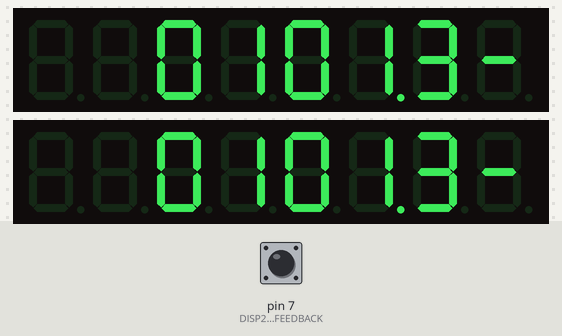
Simulated run of this sketch. Board: Arduino Uno, built with avr-gcc and run on an emulated ATmega328P. Parts: 2 × 8-digit seven-segment display. Inputs (shaded band) come from the test bench; at power-on: pin 7 (DISP2_CS_FEEDBACK) LOW. What the sketch prints to the serial monitor is not drawn.

Above: at 5.24 s.
5.5 s: pin 7 (DISP2_CS_FEEDBACK) driven HIGH
At 5.84 s:
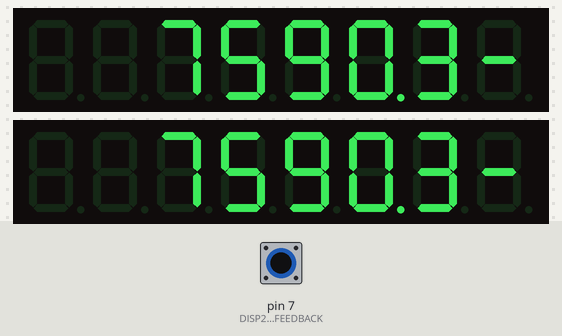
7.1 s: pin 7 (DISP2_CS_FEEDBACK) driven LOW
At 7.35 s:
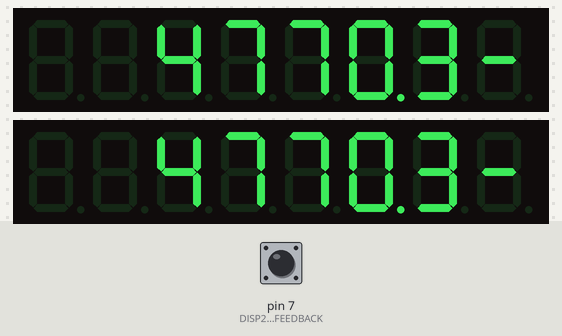
8.7 s: pin 7 (DISP2_CS_FEEDBACK) driven HIGH
At 8.88 s:
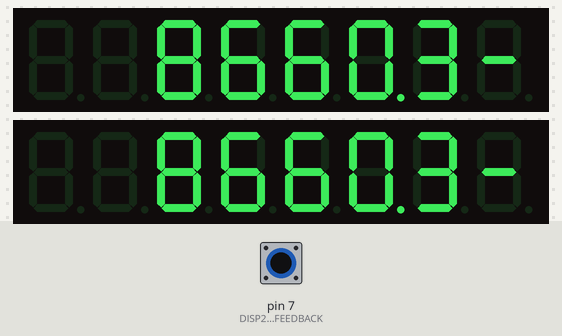
10.2 s: pin 7 (DISP2_CS_FEEDBACK) driven LOW
At 10.39 s:
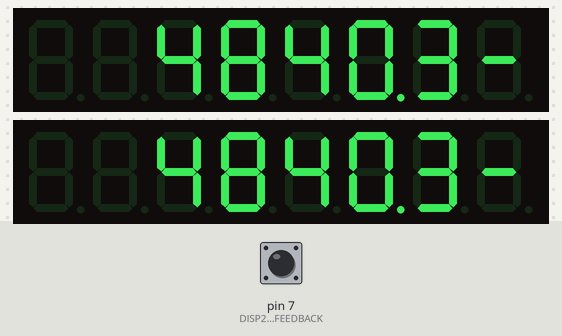
11.7 s: pin 7 (DISP2_CS_FEEDBACK) pulsed HIGH 2 times (0.12 s each, 0.3 s apart)
At 11.92 s:
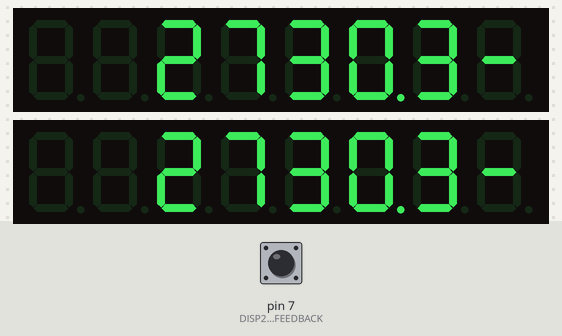
13.8 s: pin 7 (DISP2_CS_FEEDBACK) pulsed HIGH 5 times (0.12 s each, 0.3 s apart)
At 14.05 s:
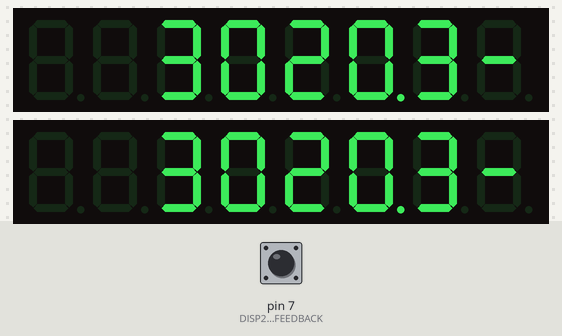

The sketch:

TEST_Display_Daisy.ino
```cpp
#include <max7219.h>

// CLK -> D10
// CS -> D11
// DIN -> D12

MAX7219 disp1(8,9,10);
MAX7219 disp2(11,12,13);
String dash = "-";
int i = 100000;
unsigned long startTime;
int aliveCaller = 0;

#define DISP2_CS_FEEDBACK 7
#define DISP2_CS_FEEDBACK_SEND 6

bool isDisplay2Alive(int callID) {
  if (digitalRead(DISP2_CS_FEEDBACK) == HIGH) {
    return true;
  } else {
    Serial.println("Disconnected");
    if (callID == 0) {
      startTime = millis();
    }
    return false;
  }
}

void display(String text, int dec) {
  while (text.length() < 6){
    text = " " + text;
  }
  disp1.DisplayChar(0, text[0], 0);
  disp1.DisplayChar(1, text[1], 0);
  disp1.DisplayChar(2, text[2], dec);
  disp1.DisplayChar(3, text[3], 0);
  disp1.DisplayChar(4, text[4], 0);
  disp1.DisplayChar(5, text[5], 0);

  disp2.DisplayChar(0, text[0], 0);
  disp2.DisplayChar(1, text[1], 0);
  disp2.DisplayChar(2, text[2], dec);
  disp2.DisplayChar(3, text[3], 0);
  disp2.DisplayChar(4, text[4], 0);
  disp2.DisplayChar(5, text[5], 0);

}

void start() {
  for (int i = 0; i < 6; i++) {
    for (int i = 0; i < 6; i++) {
      display(dash, 0);
      delay(40);
      dash += " ";
    }
    for (int i = 6; i > 0; i--) {
      dash = dash.substring(0, i);
      display(dash, 0);
      delay(40);
    }
  }
  disp1.Clear();
  delay(100);
}

void setup() {
  Serial.begin(9600);
  disp1.Begin();
  disp1.Clear();
  disp2.Begin();
  disp2.Clear();
  delay(1000);
  start();
  pinMode(DISP2_CS_FEEDBACK, INPUT);
  pinMode(DISP2_CS_FEEDBACK_SEND, OUTPUT);
}

void loop() {
  digitalWrite(DISP2_CS_FEEDBACK_SEND, LOW);
  delay(5);
  digitalWrite(DISP2_CS_FEEDBACK_SEND, HIGH);

  if (!isDisplay2Alive(aliveCaller)) {
    int temp = millis();
    if (temp - startTime > 1000) {
      delay(10);
      disp2.Begin();
      disp2.Clear();
      startTime = millis();
      aliveCaller = 0;
    }
    aliveCaller++;
  }
  display(String(i), 1);
  if (i == 999999){
    i = 100000;
  }
  i++;

}
```
